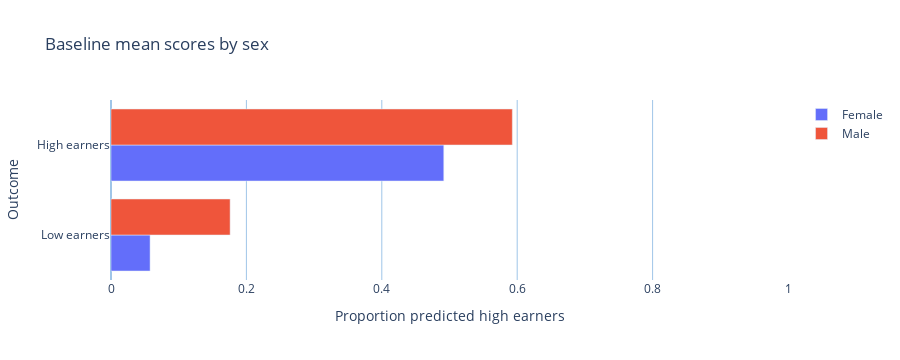

Notebook code cell kept with this figure:
### Code cell
bl_eo_bar = group_bar_plots(
    bl_test_probs,
    test.sex.map({0: "Female", 1: "Male"}),
    groups=test.salary,
    group_names=["Low earners", "High earners"],
    title="Baseline mean scores by sex",
    xlabel="Proportion predicted high earners",
    ylabel="Outcome",
)
bl_eo_bar

### Figure 1 — Plotly figure (JSON) as saved in the notebook; plotly's stock layout.template omitted (floating-point values rounded to 4 significant figures)
{"data": [{"hoverinfo": "name+x", "name": "Female", "orientation": "h", "type": "bar", "x": [0.05771, 0.4915], "y": [0, 1]}, {"hoverinfo": "name+x", "name": "Male", "orientation": "h", "type": "bar", "x": [0.1759, 0.5928], "y": [0, 1]}], "layout": {"autosize": true, "barmode": "group", "height": 360, "hovermode": "closest", "paper_bgcolor": "rgba(0,0,0,0)", "plot_bgcolor": "rgba(0,0,0,0)", "title": {"text": "Baseline mean scores by sex"}, "xaxis": {"gridcolor": "rgb(159, 197, 232)", "hoverformat": ".3f", "range": [0, 1], "title": {"text": "Proportion predicted high earners"}, "zerolinecolor": "rgb(159, 197, 232)"}, "yaxis": {"gridcolor": "rgba(0,0,0,0)", "ticktext": ["Low earners", "High earners"], "tickvals": [0, 1], "title": {"text": "Outcome"}, "zerolinecolor": "rgba(0,0,0,0)"}}}
